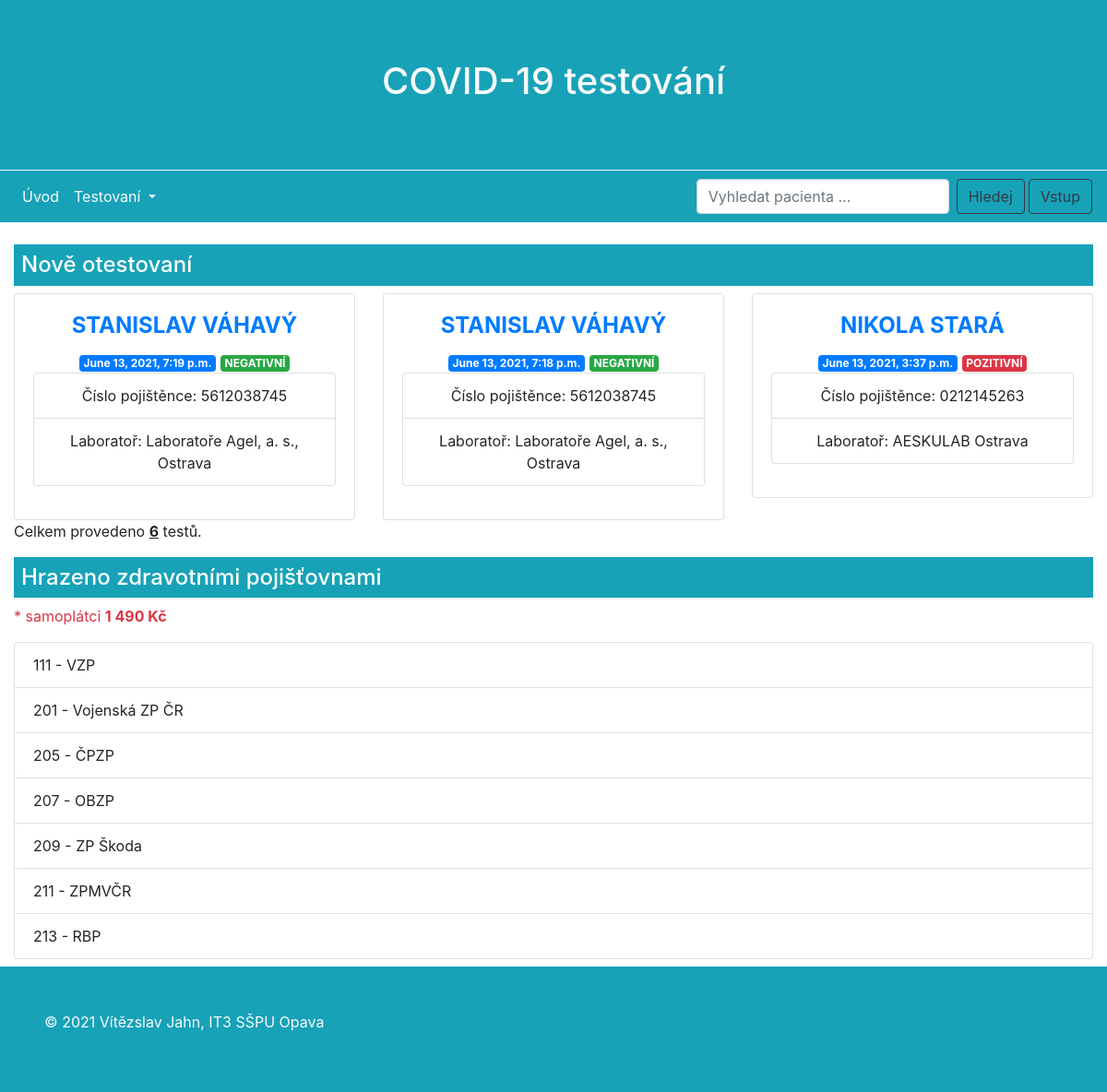
The app's page /covid/, older data.
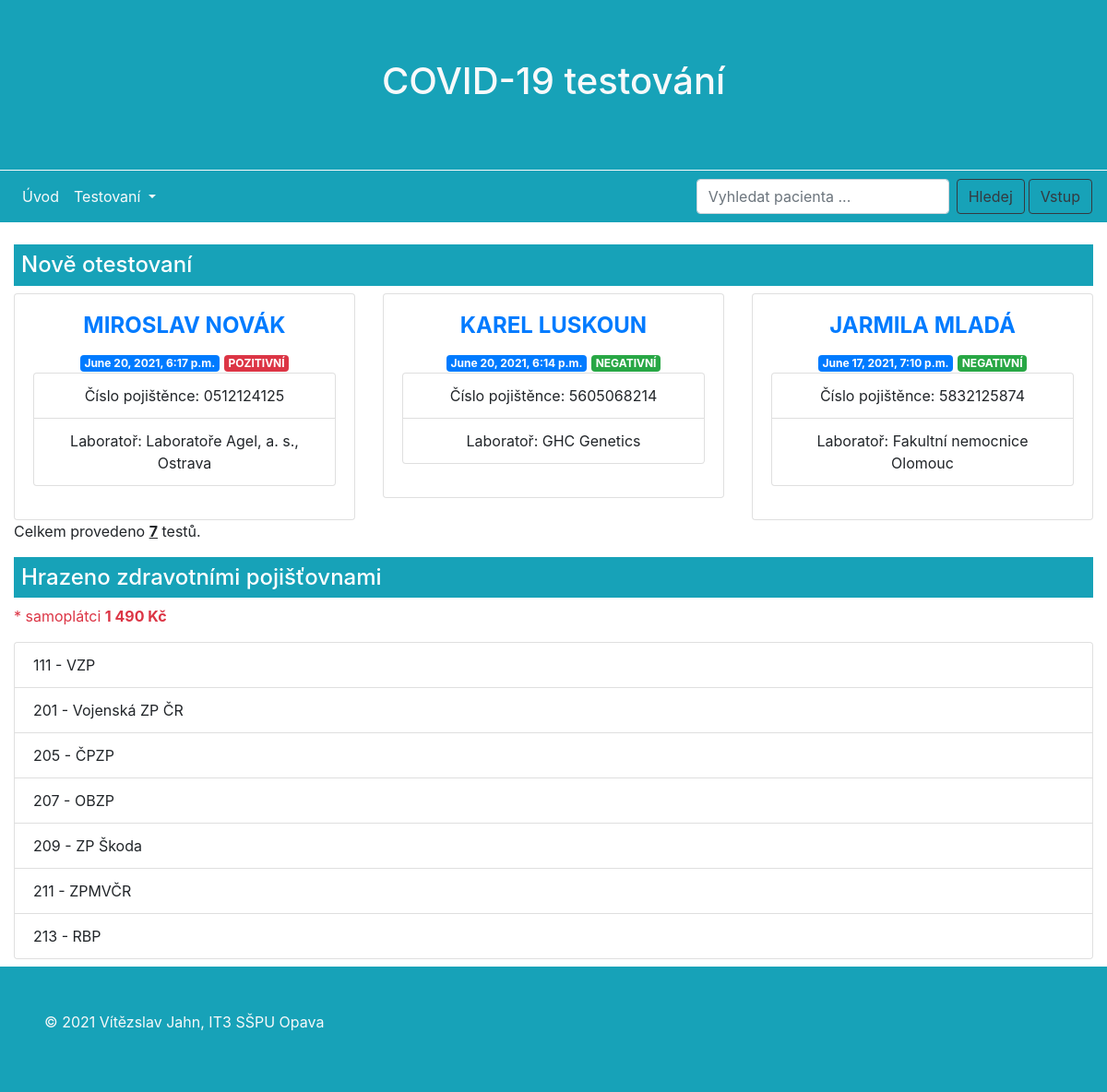
The same page, newer data.
### covidtest/models.py (models this page shows, shortened)
class Test(models.Model):
    navsteva = models.DateTimeField(auto_now_add=True, verbose_name="Čas návštěvy") # Zajistí aktuální časové razítko
    HODNOTY = (
        ("pozitivní", "pozitivní"),
        ("negativní", "negativní")
    )
    vyhodnoceni = models.CharField(max_length=9, choices=HODNOTY, verbose_name="Vyhodnocení testu")
    poznamka = models.TextField(blank=True, null=True, verbose_name="Poznámka")
    osoba = models.ForeignKey(Osoba, on_delete=models.CASCADE, verbose_name="Osoba")
    misto = models.ForeignKey(Misto, on_delete=models.CASCADE, verbose_name="Místo provedení testu")
    laborator = models.ForeignKey(Laborator, on_delete=models.CASCADE, verbose_name="Laboratoř")
    class Meta:
        ordering = ["-vyhodnoceni"]
    def get_absolute_url(self):
        return reverse('index')
    '''
    # Po vložení záznamu testu (poslední fáze údajů o osobě) bude stránka přesměrována na seznam všech otestovaných
    def get_absolute_url(self):
        return reverse('seznam_testu')
    '''

class Osoba(models.Model):
    jmeno = models.CharField(max_length=100, verbose_name="Křestní jméno")
    prijmeni = models.CharField(max_length=100, verbose_name="Příjmení")
    datum_narozeni = models.DateField(help_text="Zadejte datum narození ve formátu <em>YYYY-MM - DD.</em>",
                                      verbose_name="Datum narození")
    rodne_cislo = models.CharField(unique=True, max_length=10, validators=[is_number], verbose_name="Rodné číslo",
                                   help_text="Zadejte rodné číslo bez lomítka.")
    cislo_op = models.PositiveIntegerField(unique=True, validators=[MaxValueValidator(999999999)], verbose_name="Číslo OP",
                                           help_text="Pokud se jedná o nezletilou osobu, která nevlastní OP, zadejte OP zák. zástupce")
    mesto = models.CharField(max_length=200, verbose_name="Město")
    ulice = models.CharField(max_length=220, verbose_name="Ulice včetně č. p.")
    psc = models.PositiveIntegerField(validators=[MaxValueValidator(99999), MinValueValidator(10000)], verbose_name="PSČ")
    tel_cislo = models.PositiveIntegerField(validators=[MaxValueValidator(999999999), MinValueValidator(111111111)],
                                            verbose_name="Telefonní číslo")
    email = models.EmailField(max_length=254, unique=True, blank=True, null=True, verbose_name="E-mail")
    class Meta:
        ordering = ["prijmeni"]
    '''
    def get_absolute_url(self):
        return reverse('pojistenec-create')
    '''
    ''' Při stisknutí tlačítka "Uložit" dojde automaticky k přesměrování na stránku k sestavení údajů
        o pojištěné osobě.
    '''
    '''
    def get_absolute_url(self):
        return reverse('pojistenec-create')
'''

class Pojistenec(models.Model):
    cislo_pojistence = models.CharField(validators=[is_number], verbose_name="Číslo pojištěnce", max_length=10, unique=True)
    osoba = models.OneToOneField(Osoba, on_delete=models.CASCADE)
    zp = models.ForeignKey(Pojistovna, on_delete=models.CASCADE)
    class Meta:
        ordering = ["cislo_pojistence"]
    '''
    def get_absolute_url(self):
        return reverse('test-create')
    '''

class Laborator(models.Model):
    nazev = models.CharField(verbose_name="Název laboratoře", max_length=200)
    class Meta:
        ordering = ["nazev"]

class Pojistovna(models.Model):
    POJISTOVNY = (
        ('111 - VZP', '111 - VZP'),
        ('201 - Vojenská ZP ČR', '201 - Vojenská ZP ČR'),
        ('205 - ČPZP', '205 - ČPZP'),
        ('207 - OBZP', '207 - OBZP'),
        ('209 - ZP Škoda', '209 - ZP Škoda'),
        ('211 - ZPMVČR', '211 - ZPMVČR'),
        ('213 - RBP', '213 - RBP'),
    )
    pojistovna = models.CharField(max_length=20, choices=POJISTOVNY, default='111 - VZP', verbose_name="Zdravotní pojišťovna")

### covidtest/views.py (the view)
# urls.py: path('', views.index, name='index'),
def index(request):
    num_test = Test.objects.all().count()
    test = Test.objects.order_by('-navsteva')[:3]
    cp = Pojistenec.objects.order_by('osoba')
    pojistovny = Pojistovna.objects.order_by('pojistovna')
    context = {
        'num_test': num_test,
        'test': test,
        'cp': cp,
        'pojistovny': pojistovny,
    }
    return render(request, 'index.html', context=context)

### covidtest/templates/index.html
{% extends "base.html" %}
{% block content %}
<h4 class="text-left bg-info text-white p-2 mb-2">
    Nově otestovaní
</h4>
<div class="row">
    {% include "blocks/cards.html" %}
</div>
<p>Celkem provedeno <b><u>{{num_test}}</u></b> testů.
<h4 class="text-left bg-info text-white p-2 mb-2 mt-3">
    Hrazeno zdravotními pojišťovnami
</h4>
<p class="text-danger">* samoplátci <b>1 490 Kč</b></p>
<div>
    {% include "blocks/pojistovny_cards.html" %}
</div>
{% endblock %}

### covidtest/templates/blocks/cards.html (shortened to what this page needs)
{% for nakazeny in test %}
    <div class="col-xs-12 col-sm-6 col-lg-4">
        <div class="card text-center">
            <div class="card-body">
                <h4 class="card-title" style="text-transform:uppercase">
                    <a href="{% url 'pacient-detail' nakazeny.osoba.id %}">
                    <b> {{nakazeny.osoba.jmeno}} {{ nakazeny.osoba.prijmeni }} </b>
                    </a>
                </h4>
                <span class="badge badge-primary">{{ nakazeny.navsteva }}</span>
                {% if nakazeny.vyhodnoceni == 'pozitivní' %}
                    <span class="badge badge-danger text-white">POZITIVNÍ</span>
                {% else %}
                    <span class="badge badge-success text-white">NEGATIVNÍ</span>
                {% endif %}
                    <ul class="text-center karticky p-0">
                        {% for cislo in cp %}
                        {% if cislo.osoba.jmeno == nakazeny.osoba.jmeno and cislo.osoba.prijmeni == nakazeny.osoba.prijmeni %}
                        <li class="list-group-item"><span class="text-left">Číslo pojištěnce:</span> <span>{{cislo.cislo_pojistence}}</span></li>
                        {% endif %}
                        {% endfor %}
                      <li class="list-group-item">Laboratoř: {{ nakazeny.laborator.nazev }}</li>
                    </ul>
            </div>
        </div>
    </div>
    {% endfor %}

### covidtest/templates/blocks/pojistovny_cards.html
<ul class="list-group">
  {% for pojistovna in pojistovny %}
    <li class="list-group-item d-flex justify-content-between align-items-center">
        {{pojistovna.pojistovna}}
        {% endfor %}
  </li>
</ul>

Row changes from the older to the newer data that the page shows:
removed Test: osoba.jmeno "STANISLAV", osoba.prijmeni "VÁHAVÝ", navsteva "June 13, 2021, 7:19 p.m.", vyhodnoceni "NEGATIVNÍ", laborator.nazev "Laboratoře Agel, a. s., Ostrava"
removed Pojistenec: cislo_pojistence "5612038745"
removed Test: osoba.jmeno "STANISLAV", osoba.prijmeni "VÁHAVÝ", navsteva "June 13, 2021, 7:18 p.m.", vyhodnoceni "NEGATIVNÍ", laborator.nazev "Laboratoře Agel, a. s., Ostrava"
no longer on this page (row unchanged): Test: osoba.jmeno "NIKOLA", osoba.prijmeni "STARÁ", navsteva "June 13, 2021, 3:37 p.m.", vyhodnoceni "POZITIVNÍ", laborator.nazev "AESKULAB Ostrava"
no longer on this page (row edited): Pojistenec: cislo_pojistence "0212145263", shown under "NIKOLA"
added Test: osoba.jmeno "MIROSLAV", osoba.prijmeni "NOVÁK", navsteva "June 20, 2021, 6:17 p.m.", vyhodnoceni "POZITIVNÍ", laborator.nazev "Laboratoře Agel, a. s., Ostrava"
added Pojistenec: cislo_pojistence "0512124125", shown under "MIROSLAV"
added Test: osoba.jmeno "KAREL", osoba.prijmeni "LUSKOUN", navsteva "June 20, 2021, 6:14 p.m.", vyhodnoceni "NEGATIVNÍ", laborator.nazev "GHC Genetics"
added Pojistenec: cislo_pojistence "5605068214", shown under "KAREL"
added Test: osoba.jmeno "JARMILA", osoba.prijmeni "MLADÁ", navsteva "June 17, 2021, 7:10 p.m.", vyhodnoceni "NEGATIVNÍ", laborator.nazev "Fakultní nemocnice Olomouc"
added Pojistenec: cislo_pojistence "5832125874", shown under "JARMILA"
Text that changed along with them:
{{ num_test }}: "6" → "7"
